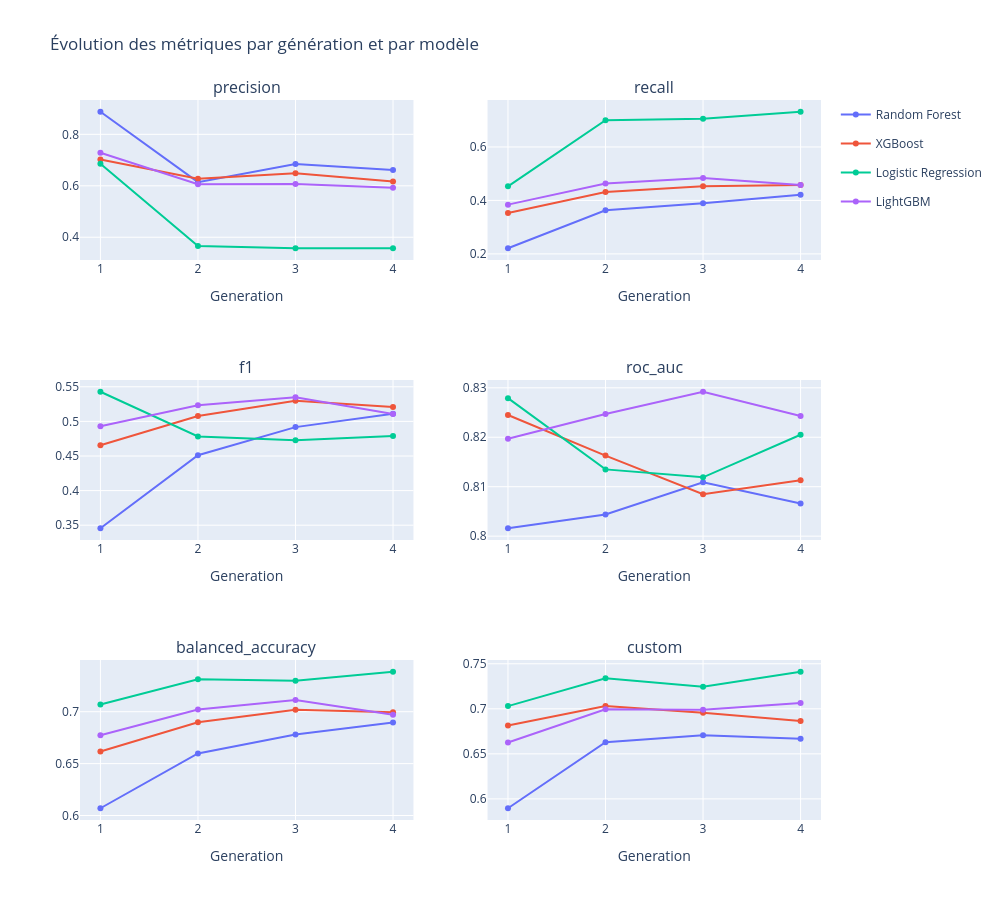

Notebook code cell kept with this figure:
### Code cell
# List of metrics to plot (one subplot each)
metrics = ["precision", "recall", "f1", "roc_auc", "balanced_accuracy", "custom"]

# Create a 3x2 grid of subplots
fig = sp.make_subplots(
    rows=3, cols=2,
    subplot_titles=metrics,
    shared_xaxes=True
)

# Get consistent colors per model using plotly's qualitative palette
models = df_model_score["model"].unique()
colors = px.colors.qualitative.Plotly
color_map = {model: colors[i % len(colors)] for i, model in enumerate(models)}

# Loop over each metric, placing it in the right subplot position
for idx, metric in enumerate(metrics):
    row = idx // 2 + 1  # subplot row (1-indexed)
    col = idx % 2 + 1    # subplot col (1-indexed)

    for model_name in models:
        group_df_model_score = df_model_score[df_model_score["model"] == model_name].sort_values("generation")

        fig.add_trace(
            go.Scatter(
                x=group_df_model_score["generation"],
                y=group_df_model_score[metric],
                mode="lines+markers",
                name=model_name,
                legendgroup=model_name,
                # Show legend only once per model (on first subplot) to avoid duplicates
                showlegend=(idx == 0),
                line=dict(color=color_map[model_name])
            ),
            row=row, col=col
        )

fig.update_xaxes(title_text="Generation")
fig.update_layout(
    height=900, width=1000,
    title_text="Évolution des métriques par génération et par modèle"
)
fig.update_xaxes(showticklabels=True)

fig.show()

### Figure 1 — Plotly figure (JSON) as saved in the notebook; plotly's stock layout.template omitted (floating-point values rounded to 4 significant figures)
{"data": [{"legendgroup": "Random Forest", "line": {"color": "#636EFA"}, "mode": "lines+markers", "name": "Random Forest", "showlegend": true, "type": "scatter", "x": [1, 2, 3, 4], "xaxis": "x", "y": [0.8878, 0.6142, 0.6849, 0.6612], "yaxis": "y"}, {"legendgroup": "XGBoost", "line": {"color": "#EF553B"}, "mode": "lines+markers", "name": "XGBoost", "showlegend": true, "type": "scatter", "x": [1, 2, 3, 4], "xaxis": "x", "y": [0.702, 0.6274, 0.6484, 0.6162], "yaxis": "y"}, {"legendgroup": "Logistic Regression", "line": {"color": "#00CC96"}, "mode": "lines+markers", "name": "Logistic Regression", "showlegend": true, "type": "scatter", "x": [1, 2, 3, 4], "xaxis": "x", "y": [0.6858, 0.3656, 0.3572, 0.3575], "yaxis": "y"}, {"legendgroup": "LightGBM", "line": {"color": "#AB63FA"}, "mode": "lines+markers", "name": "LightGBM", "showlegend": true, "type": "scatter", "x": [1, 2, 3, 4], "xaxis": "x", "y": [0.7287, 0.6064, 0.6073, 0.5925], "yaxis": "y"}, {"legendgroup": "Random Forest", "line": {"color": "#636EFA"}, "mode": "lines+markers", "name": "Random Forest", "showlegend": false, "type": "scatter", "x": [1, 2, 3, 4], "xaxis": "x2", "y": [0.2211, 0.3632, 0.3895, 0.4211], "yaxis": "y2"}, {"legendgroup": "XGBoost", "line": {"color": "#EF553B"}, "mode": "lines+markers", "name": "XGBoost", "showlegend": false, "type": "scatter", "x": [1, 2, 3, 4], "xaxis": "x2", "y": [0.3526, 0.4316, 0.4526, 0.4579], "yaxis": "y2"}, {"legendgroup": "Logistic Regression", "line": {"color": "#00CC96"}, "mode": "lines+markers", "name": "Logistic Regression", "showlegend": false, "type": "scatter", "x": [1, 2, 3, 4], "xaxis": "x2", "y": [0.4526, 0.7, 0.7053, 0.7316], "yaxis": "y2"}, {"legendgroup": "LightGBM", "line": {"color": "#AB63FA"}, "mode": "lines+markers", "name": "LightGBM", "showlegend": false, "type": "scatter", "x": [1, 2, 3, 4], "xaxis": "x2", "y": [0.3842, 0.4632, 0.4842, 0.4579], "yaxis": "y2"}, {"legendgroup": "Random Forest", "line": {"color": "#636EFA"}, "mode": "lines+markers", "name": "Random Forest", "showlegend": false, "type": "scatter", "x": [1, 2, 3, 4], "xaxis": "x3", "y": [0.3456, 0.4511, 0.4917, 0.5109], "yaxis": "y3"}, {"legendgroup": "XGBoost", "line": {"color": "#EF553B"}, "mode": "lines+markers", "name": "XGBoost", "showlegend": false, "type": "scatter", "x": [1, 2, 3, 4], "xaxis": "x3", "y": [0.4656, 0.5078, 0.5297, 0.5207], "yaxis": "y3"}, {"legendgroup": "Logistic Regression", "line": {"color": "#00CC96"}, "mode": "lines+markers", "name": "Logistic Regression", "showlegend": false, "type": "scatter", "x": [1, 2, 3, 4], "xaxis": "x3", "y": [0.5428, 0.4783, 0.4728, 0.479], "yaxis": "y3"}, {"legendgroup": "LightGBM", "line": {"color": "#AB63FA"}, "mode": "lines+markers", "name": "LightGBM", "showlegend": false, "type": "scatter", "x": [1, 2, 3, 4], "xaxis": "x3", "y": [0.4931, 0.5233, 0.5348, 0.5107], "yaxis": "y3"}, {"legendgroup": "Random Forest", "line": {"color": "#636EFA"}, "mode": "lines+markers", "name": "Random Forest", "showlegend": false, "type": "scatter", "x": [1, 2, 3, 4], "xaxis": "x4", "y": [0.8016, 0.8044, 0.8109, 0.8066], "yaxis": "y4"}, {"legendgroup": "XGBoost", "line": {"color": "#EF553B"}, "mode": "lines+markers", "name": "XGBoost", "showlegend": false, "type": "scatter", "x": [1, 2, 3, 4], "xaxis": "x4", "y": [0.8245, 0.8163, 0.8085, 0.8113], "yaxis": "y4"}, {"legendgroup": "Logistic Regression", "line": {"color": "#00CC96"}, "mode": "lines+markers", "name": "Logistic Regression", "showlegend": false, "type": "scatter", "x": [1, 2, 3, 4], "xaxis": "x4", "y": [0.8279, 0.8135, 0.8119, 0.8205], "yaxis": "y4"}, {"legendgroup": "LightGBM", "line": {"color": "#AB63FA"}, "mode": "lines+markers", "name": "LightGBM", "showlegend": false, "type": "scatter", "x": [1, 2, 3, 4], "xaxis": "x4", "y": [0.8197, 0.8247, 0.8292, 0.8243], "yaxis": "y4"}, {"legendgroup": "Random Forest", "line": {"color": "#636EFA"}, "mode": "lines+markers", "name": "Random Forest", "showlegend": false, "type": "scatter", "x": [1, 2, 3, 4], "xaxis": "x5", "y": [0.607, 0.6598, 0.678, 0.6897], "yaxis": "y5"}, {"legendgroup": "XGBoost", "line": {"color": "#EF553B"}, "mode": "lines+markers", "name": "XGBoost", "showlegend": false, "type": "scatter", "x": [1, 2, 3, 4], "xaxis": "x5", "y": [0.6616, 0.6899, 0.702, 0.6995], "yaxis": "y5"}, {"legendgroup": "Logistic Regression", "line": {"color": "#00CC96"}, "mode": "lines+markers", "name": "Logistic Regression", "showlegend": false, "type": "scatter", "x": [1, 2, 3, 4], "xaxis": "x5", "y": [0.707, 0.7313, 0.7299, 0.7385], "yaxis": "y5"}, {"legendgroup": "LightGBM", "line": {"color": "#AB63FA"}, "mode": "lines+markers", "name": "LightGBM", "showlegend": false, "type": "scatter", "x": [1, 2, 3, 4], "xaxis": "x5", "y": [0.6774, 0.7022, 0.7112, 0.697], "yaxis": "y5"}, {"legendgroup": "Random Forest", "line": {"color": "#636EFA"}, "mode": "lines+markers", "name": "Random Forest", "showlegend": false, "type": "scatter", "x": [1, 2, 3, 4], "xaxis": "x6", "y": [0.5896, 0.6629, 0.6706, 0.6668], "yaxis": "y6"}, {"legendgroup": "XGBoost", "line": {"color": "#EF553B"}, "mode": "lines+markers", "name": "XGBoost", "showlegend": false, "type": "scatter", "x": [1, 2, 3, 4], "xaxis": "x6", "y": [0.6816, 0.7031, 0.6957, 0.6866], "yaxis": "y6"}, {"legendgroup": "Logistic Regression", "line": {"color": "#00CC96"}, "mode": "lines+markers", "name": "Logistic Regression", "showlegend": false, "type": "scatter", "x": [1, 2, 3, 4], "xaxis": "x6", "y": [0.703, 0.734, 0.7246, 0.7411], "yaxis": "y6"}, {"legendgroup": "LightGBM", "line": {"color": "#AB63FA"}, "mode": "lines+markers", "name": "LightGBM", "showlegend": false, "type": "scatter", "x": [1, 2, 3, 4], "xaxis": "x6", "y": [0.6626, 0.6995, 0.699, 0.7063], "yaxis": "y6"}], "layout": {"annotations": [{"font": {"size": 16}, "showarrow": false, "text": "precision", "x": 0.225, "xanchor": "center", "xref": "paper", "y": 1, "yanchor": "bottom", "yref": "paper"}, {"font": {"size": 16}, "showarrow": false, "text": "recall", "x": 0.775, "xanchor": "center", "xref": "paper", "y": 1, "yanchor": "bottom", "yref": "paper"}, {"font": {"size": 16}, "showarrow": false, "text": "f1", "x": 0.225, "xanchor": "center", "xref": "paper", "y": 0.6111, "yanchor": "bottom", "yref": "paper"}, {"font": {"size": 16}, "showarrow": false, "text": "roc_auc", "x": 0.775, "xanchor": "center", "xref": "paper", "y": 0.6111, "yanchor": "bottom", "yref": "paper"}, {"font": {"size": 16}, "showarrow": false, "text": "balanced_accuracy", "x": 0.225, "xanchor": "center", "xref": "paper", "y": 0.2222, "yanchor": "bottom", "yref": "paper"}, {"font": {"size": 16}, "showarrow": false, "text": "custom", "x": 0.775, "xanchor": "center", "xref": "paper", "y": 0.2222, "yanchor": "bottom", "yref": "paper"}], "height": 900, "title": {"text": "Évolution des métriques par génération et par modèle"}, "width": 1000, "xaxis": {"anchor": "y", "domain": [0, 0.45], "matches": "x5", "showticklabels": true, "title": {"text": "Generation"}}, "xaxis2": {"anchor": "y2", "domain": [0.55, 1], "matches": "x6", "showticklabels": true, "title": {"text": "Generation"}}, "xaxis3": {"anchor": "y3", "domain": [0, 0.45], "matches": "x5", "showticklabels": true, "title": {"text": "Generation"}}, "xaxis4": {"anchor": "y4", "domain": [0.55, 1], "matches": "x6", "showticklabels": true, "title": {"text": "Generation"}}, "xaxis5": {"anchor": "y5", "domain": [0, 0.45], "showticklabels": true, "title": {"text": "Generation"}}, "xaxis6": {"anchor": "y6", "domain": [0.55, 1], "showticklabels": true, "title": {"text": "Generation"}}, "yaxis": {"anchor": "x", "domain": [0.7778, 1]}, "yaxis2": {"anchor": "x2", "domain": [0.7778, 1]}, "yaxis3": {"anchor": "x3", "domain": [0.3889, 0.6111]}, "yaxis4": {"anchor": "x4", "domain": [0.3889, 0.6111]}, "yaxis5": {"anchor": "x5", "domain": [0, 0.2222]}, "yaxis6": {"anchor": "x6", "domain": [0, 0.2222]}}}
